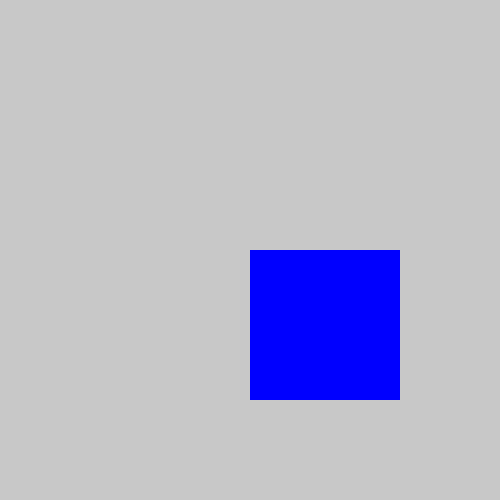
Frame 1 (no input)
Frame 60 (no input): identical to frame 1, image omitted
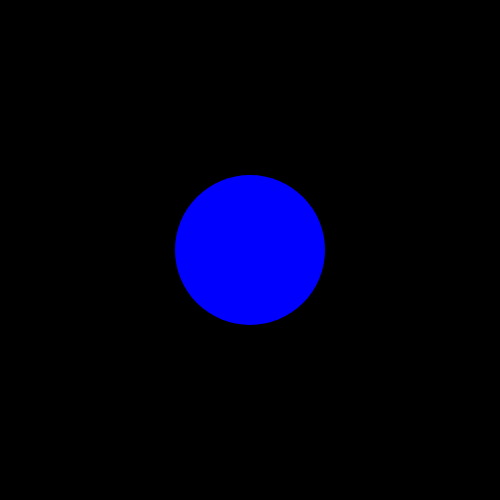
Frame 120 (the mouse pressed at the canvas centre since frame 60)

The p5.js sketch that drew these frames (run headless with seeded random() and noise() and a simulated clock; from frame 60 on, the mouse is pressed at the canvas centre):

// p5.js sketch
// ── sketch.js
/* Created by Professor D
   Modified by Abul Kalam

*/


var diam = 150; // variable set to a value
var bgCol = 200; // variable set to a value 
var bgSwitch = 0; // variable set to a value

function setup() { // initial setup of the function
	createCanvas(500, 500); // canvas size
	background(bgCol); // how the backgound would look
	noStroke(); // no strokes
	fill(0, 0, 255); // how the color would look
	rect(width / 2, height / 2, diam, diam); // the ellipse function set with the width and hight 
}


function draw() { // the draw function to execute the code

	// noStroke();
	// fill(255, 0, 0);
	// ellipse(width / 2, height / 2, diam, diam);
}

function mousePressed() { // the mousePressed() function executes once when the mouse is pressed and see the code executed
	background(bgSwitch); // backgound set to a value  
	noStroke(); // no stokes
	fill(0, 0, 255); // filling the ellipse
	ellipse(width /2, height / 2, diam, diam); // ellipse function would look at the code executed.
}
